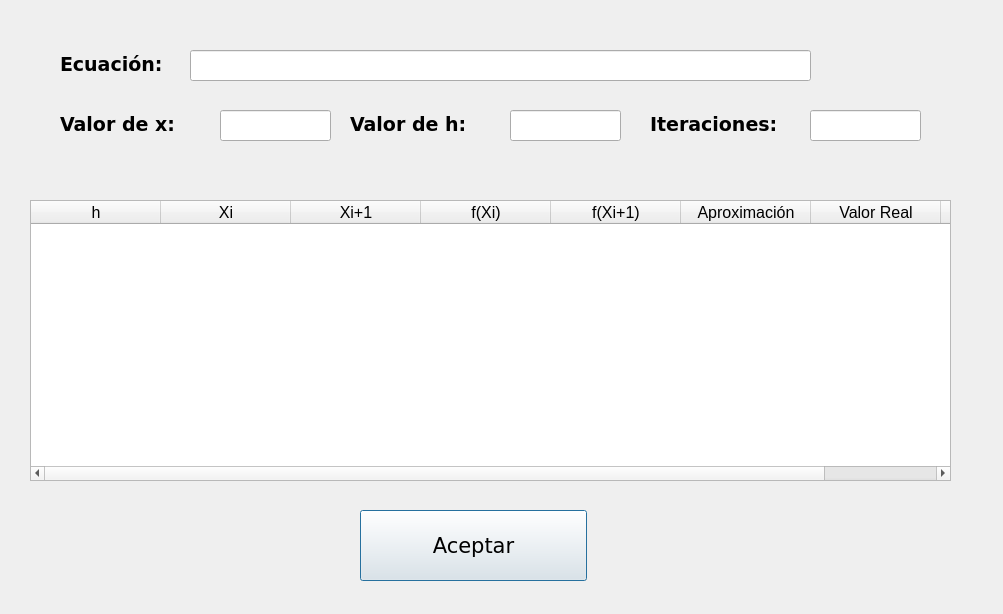
<?xml version="1.0" encoding="UTF-8"?>
<ui version="4.0">
 <class>vantanaderivacion</class>
 <widget class="QDialog" name="vantanaderivacion">
  <property name="geometry">
   <rect>
    <x>0</x>
    <y>0</y>
    <width>1003</width>
    <height>614</height>
   </rect>
  </property>
  <property name="windowTitle">
   <string>Método derivacion</string>
  </property>
  <widget class="QLineEdit" name="numero_iteraciones">
   <property name="geometry">
    <rect>
     <x>810</x>
     <y>110</y>
     <width>111</width>
     <height>31</height>
    </rect>
   </property>
   <property name="font">
    <font>
     <pointsize>16</pointsize>
    </font>
   </property>
   <property name="text">
    <string/>
   </property>
  </widget>
  <widget class="QLabel" name="label_5">
   <property name="geometry">
    <rect>
     <x>650</x>
     <y>110</y>
     <width>161</width>
     <height>28</height>
    </rect>
   </property>
   <property name="font">
    <font>
     <family>Verdana</family>
     <pointsize>14</pointsize>
     <weight>75</weight>
     <bold>true</bold>
    </font>
   </property>
   <property name="text">
    <string>Iteraciones:</string>
   </property>
  </widget>
  <widget class="QLineEdit" name="ecuacion">
   <property name="geometry">
    <rect>
     <x>190</x>
     <y>50</y>
     <width>621</width>
     <height>31</height>
    </rect>
   </property>
   <property name="font">
    <font>
     <pointsize>16</pointsize>
    </font>
   </property>
   <property name="text">
    <string/>
   </property>
  </widget>
  <widget class="QLabel" name="label_6">
   <property name="geometry">
    <rect>
     <x>60</x>
     <y>50</y>
     <width>161</width>
     <height>28</height>
    </rect>
   </property>
   <property name="font">
    <font>
     <family>Verdana</family>
     <pointsize>14</pointsize>
     <weight>75</weight>
     <bold>true</bold>
    </font>
   </property>
   <property name="text">
    <string>Ecuación:</string>
   </property>
  </widget>
  <widget class="QLineEdit" name="valorX">
   <property name="geometry">
    <rect>
     <x>220</x>
     <y>110</y>
     <width>111</width>
     <height>31</height>
    </rect>
   </property>
   <property name="font">
    <font>
     <pointsize>16</pointsize>
    </font>
   </property>
   <property name="text">
    <string/>
   </property>
  </widget>
  <widget class="QLabel" name="label_7">
   <property name="geometry">
    <rect>
     <x>60</x>
     <y>110</y>
     <width>161</width>
     <height>28</height>
    </rect>
   </property>
   <property name="font">
    <font>
     <family>Verdana</family>
     <pointsize>14</pointsize>
     <weight>75</weight>
     <bold>true</bold>
    </font>
   </property>
   <property name="text">
    <string>Valor de x:</string>
   </property>
  </widget>
  <widget class="QLineEdit" name="valorH">
   <property name="geometry">
    <rect>
     <x>510</x>
     <y>110</y>
     <width>111</width>
     <height>31</height>
    </rect>
   </property>
   <property name="font">
    <font>
     <pointsize>16</pointsize>
    </font>
   </property>
   <property name="text">
    <string/>
   </property>
  </widget>
  <widget class="QLabel" name="label_8">
   <property name="geometry">
    <rect>
     <x>350</x>
     <y>110</y>
     <width>161</width>
     <height>28</height>
    </rect>
   </property>
   <property name="font">
    <font>
     <family>Verdana</family>
     <pointsize>14</pointsize>
     <weight>75</weight>
     <bold>true</bold>
    </font>
   </property>
   <property name="text">
    <string>Valor de h:</string>
   </property>
  </widget>
  <widget class="QTableWidget" name="mitabla">
   <property name="geometry">
    <rect>
     <x>30</x>
     <y>200</y>
     <width>921</width>
     <height>281</height>
    </rect>
   </property>
   <property name="font">
    <font>
     <pointsize>12</pointsize>
    </font>
   </property>
   <attribute name="horizontalHeaderDefaultSectionSize">
    <number>130</number>
   </attribute>
   <column>
    <property name="text">
     <string>h</string>
    </property>
   </column>
   <column>
    <property name="text">
     <string>Xi</string>
    </property>
   </column>
   <column>
    <property name="text">
     <string>Xi+1</string>
    </property>
   </column>
   <column>
    <property name="text">
     <string>f(Xi)</string>
    </property>
   </column>
   <column>
    <property name="text">
     <string>f(Xi+1)</string>
    </property>
   </column>
   <column>
    <property name="text">
     <string>Aproximación</string>
    </property>
   </column>
   <column>
    <property name="text">
     <string>Valor Real</string>
    </property>
   </column>
   <column>
    <property name="text">
     <string>Error</string>
    </property>
   </column>
  </widget>
  <widget class="QPushButton" name="boton_aceptar">
   <property name="geometry">
    <rect>
     <x>360</x>
     <y>510</y>
     <width>227</width>
     <height>71</height>
    </rect>
   </property>
   <property name="font">
    <font>
     <family>Verdana</family>
     <pointsize>16</pointsize>
    </font>
   </property>
   <property name="text">
    <string>Aceptar</string>
   </property>
  </widget>
 </widget>
 <resources/>
 <connections/>
</ui>
